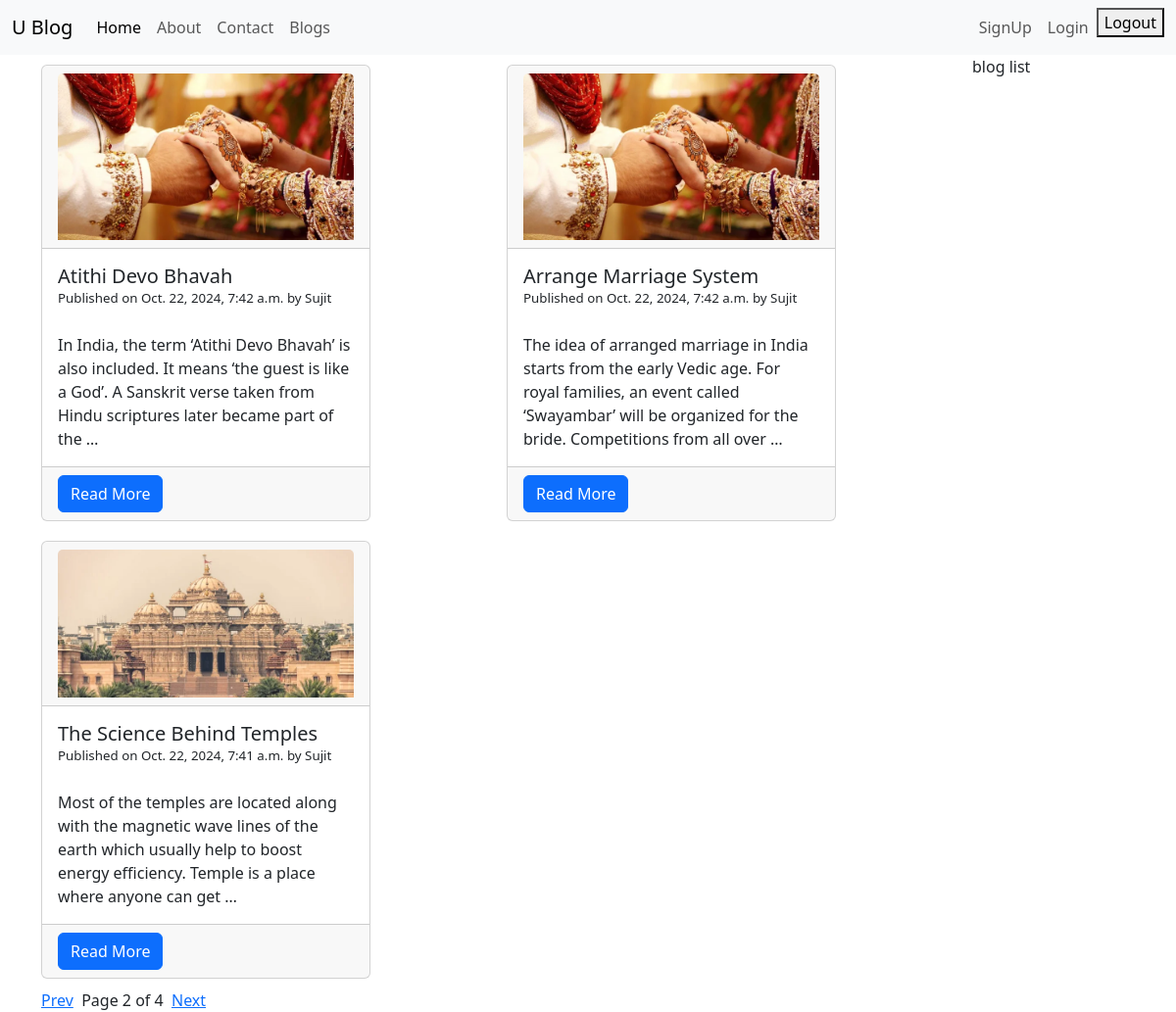
Screenshot of /blog/?page=2 with the database file from the repository.
### blog/models.py (models this page shows, shortened)
class BlogTable(models.Model):
    STATUS_CHOICE = (('draft','Draft'),('publised','Published'))
    title = models.CharField(max_length=256)
    slug = models.SlugField(max_length=264)
    author = models.ForeignKey(User, related_name='blog_posts', on_delete=models.DO_NOTHING)
    body = models.TextField()
    image = models.ImageField(upload_to='blog/')
    publish = models.DateTimeField(default=timezone.now)
    created = models.DateTimeField(auto_now_add=True)
    updated = models.DateTimeField(auto_now=True)
    status = models.CharField(max_length=10, choices=STATUS_CHOICE, default='draft')
    objects = CustomeManager()
    class Meta:
        ordering =('-publish',)

### blog/views.py (the view)
# urls.py: path('', views.blog_list_view, name="blog"),
def blog_list_view(request):
    post_list = BlogTable.objects.all()
    paginator = Paginator(post_list, 3)
    page_number = request.GET.get('page')
    try:
        post_list = paginator.page(page_number)
    except PageNotAnInteger:
        post_list = paginator.page(1)
    except EmptyPage:
        post_list = paginator.page(paginator.num_pages)
    print(post_list)
    print(type(post_list))
    print(str(post_list))
    dict_data = {
        'page_list' : post_list
    }
    response = render(request, 'blog/home.html', context=dict_data)
    return response

### blog/models.py (called while the page is built)
    def get_queryset(self):
        return super().get_queryset().filter(status='draft')

### templates/blog/home.html (shortened to what this page needs)
<!DOCTYPE html>
{% extends "blog/base.html" %}
{% load cust_filters%}
{% block body_block %}
<div class="row">
    {%for blogs in page_list %}
    <div class="col cust-colume">
        <div class="card" style="width: 21rem;">
            <div class="card-header">
                <img class="card-img-top" src="{{blogs.image}}" alt="Card image">
            </div>
            <div class="card-body">
                <h5 class="card-title" style="margin-bottom: 0px;">{{blogs.title}}</h5>
                <p class='custom-datetime'>Published on {{blogs.publish}} by {{blogs.author|title}}</p>
                <p class="card-text">{{blogs.body|truncatewords:30}}</p>
            </div>
            <div class="card-footer">
                <a href="{% url 'blog_details' blogs.slug %}" class="btn btn-primary">Read More</a>
            </div>
        </div>
    </div>
    {%endfor%}
</div>
<div class="row">
    {% include "blog/pagination.html" with page=page_list %}
</div>
{% endblock  %}

### static/css/custom1.css (style rules this page uses)
.cust-colume { padding-top: 10px; padding-bottom: 10px; }
.custom-datetime { font-size: smaller; padding-top: 1px; padding-bottom: 5px; margin-top: 0px; margin-bottom: 20px; }

### rows the page displays
BlogTable: image (picture), title "Atithi Devo Bhavah", publish "Oct. 22, 2024, 7:42 a.m.", author "Sujit", body "In India, the term ‘Atithi Devo Bhavah’ is also included. It means ‘the guest is like a God’. A Sanskrit verse taken from Hindu scriptures later became part of the …"
BlogTable: image (picture), title "Arrange Marriage System", publish "Oct. 22, 2024, 7:42 a.m.", author "Sujit", body "The idea of arranged marriage in India starts from the early Vedic age. For royal families, an event called ‘Swayambar’ will be organized for the bride. Competitions from all over …"
BlogTable: image (picture), title "The Science Behind Temples", publish "Oct. 22, 2024, 7:41 a.m.", author "Sujit", body "Most of the temples are located along with the magnetic wave lines of the earth which usually help to boost energy efficiency. Temple is a place where anyone can get …"

### other values shown
{{ page.number }} "2"
{{ page.paginator.num_pages }} "4"
